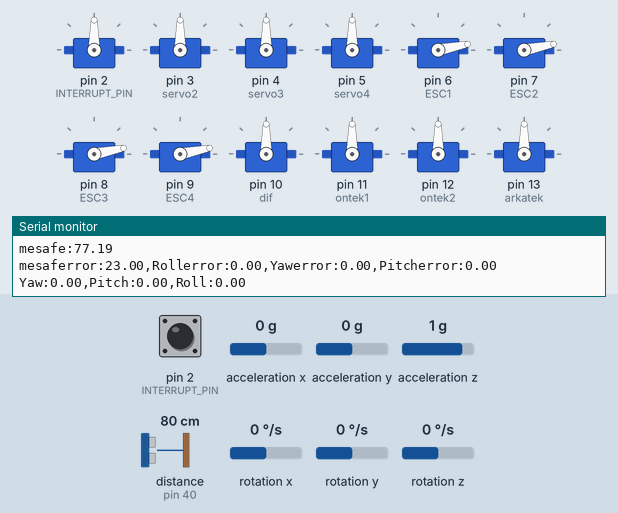
The sketch below on a simulated Arduino Mega 2560, built with avr-gcc and run on an emulated ATmega2560. Parts: 12 × servo, the last lines printed to the serial monitor. The test bench sets the inputs (shaded band); at power-on: acceleration y 0 g, distance to the obstacle (sensor on pin 40) 80 cm, rotation z 0 °/s, acceleration z 1 g, pin 2 (INTERRUPT_PIN) LOW, acceleration x 0 g, rotation x 0 °/s, rotation y 0 °/s. The echo pulse lasts 58.3 µs per cm; the sensor or clock chip raises its interrupt line as the real part does.

Above: at 5.7 s.
5.8 s: acceleration y set to -1.4 g
At 8.6 s:
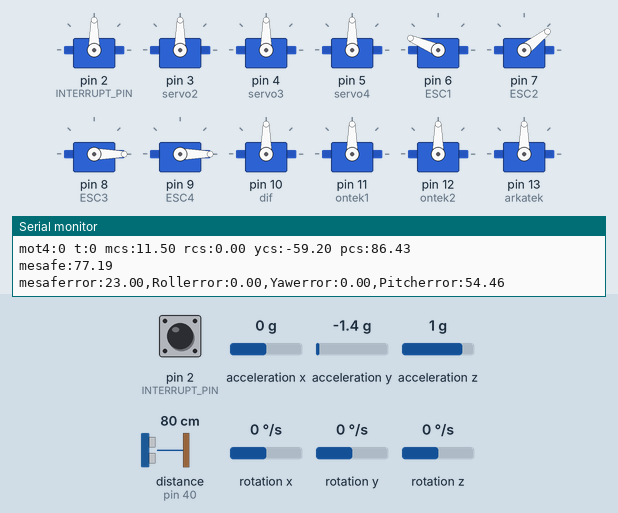
8.8 s: distance to the obstacle (sensor on pin 40) set to 2 cm
At 10.0 s:
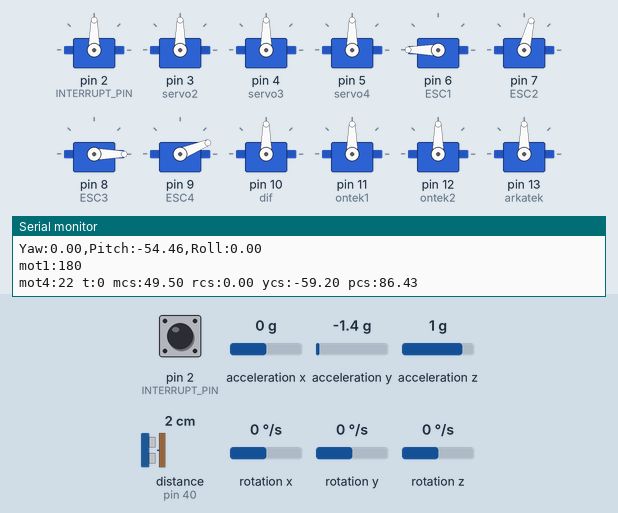
10.7 s: rotation z set to -192 °/s
At 11.15 s:
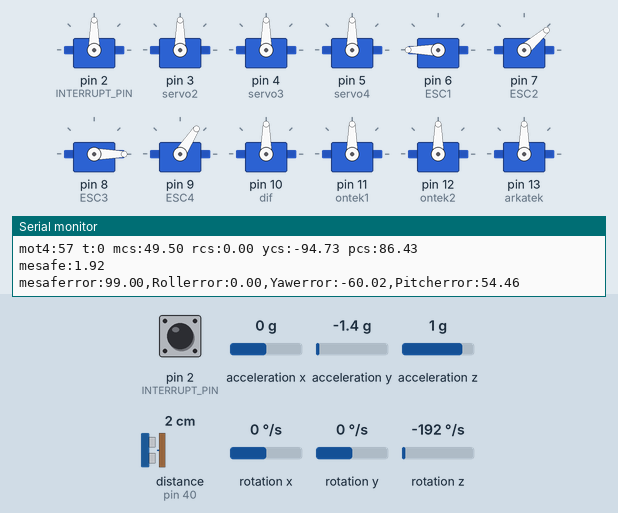
13.7 s: rotation z set to 4 °/s
16.7 s: acceleration z set to -1.4 g
At 17.34 s:
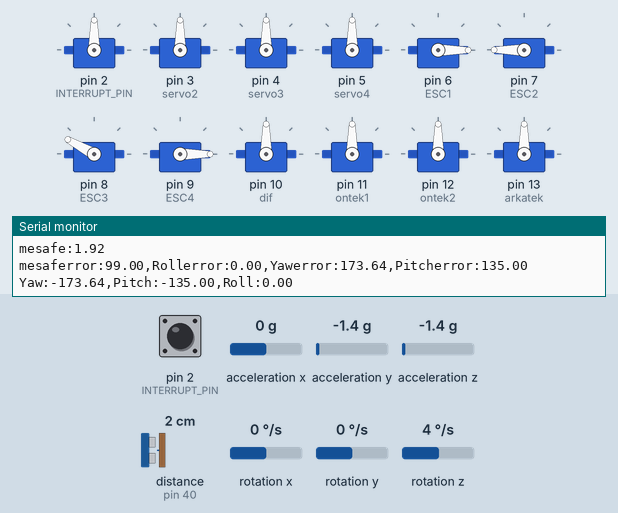
19.7 s: distance to the obstacle (sensor on pin 40) set to 18 cm
Timing chart, 0 to 26.8 s (numbered marks = the images above; inputs shaded):
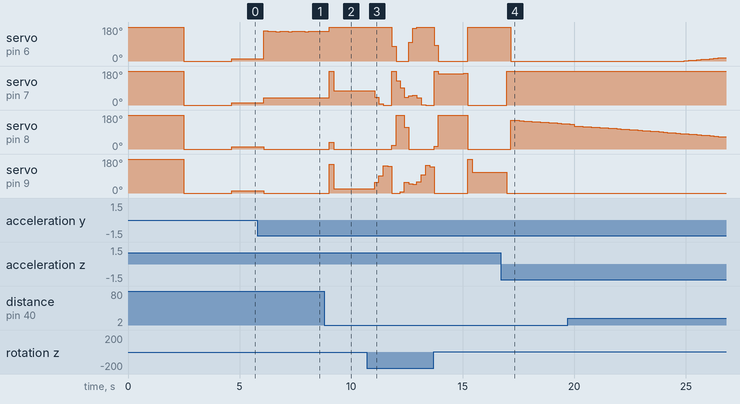

Measured:
- after the input at 5.8 s, servo on pin 6 (ESC1): 11° → 160° after 0.28 s, → 157° 0.18 s later, → 156° 0.37 s later, → 157° 0.18 s later, … (8 changes in this stretch); servo on pin 7 (ESC2): 11° → 38° after 0.28 s; servo on pin 8 (ESC3), servo on pin 9 (ESC4): 11° → 0° after 0.28 s
- after the input at 8.8 s, servo on pin 7 (ESC2): 38° → 180° after 0.23 s, → 76° 0.18 s later; servo on pin 8 (ESC3): 0° → 35° after 0.23 s, → 0° 0.18 s later; servo on pin 9 (ESC4): 0° → 153° after 0.23 s, → 22° 0.18 s later
- after the input at 10.7 s, servo on pin 6 (ESC1): 180° → 79° after 1.1 s, → 0° 0.19 s later, → 100° 0.56 s later, → 173° 0.19 s later, … (5 changes in this stretch); servo on pin 7 (ESC2): 76° → 41° after 0.36 s, → 6° 0.19 s later, → 0° 0.19 s later, → 180° 0.38 s later, … (12 changes in this stretch)
- after the input at 16.7 s, servo on pin 6 (ESC1): 180° → 0° after 0.46 s; servo on pin 7 (ESC2): 0° → 180° after 0.27 s; servo on pin 8 (ESC3): 0° → 151° after 0.46 s, → 150° 0.38 s later, → 148° 0.19 s later, → 146° 0.19 s later, … (13 changes in this stretch)

The sketch:

quadcopter_multi_driver_model5.ino
```cpp
#include<Servo.h>
#include <ArduinoJson.h>
#include "I2Cdev.h"
#include "MPU6050_6Axis_MotionApps20.h"
#include "Wire.h"
#define INTERRUPT_PIN 2
#if I2CDEV_IMPLEMENTATION == I2CDEV_ARDUINO_WIRE
#endif

#define lm35 A8
#define echo 40
#define triq 41
#define KP_mes 0.50
#define KI_mes 0.00
#define KD_mes 200.00
#define KP_roll 0.50
#define KI_roll 0.00
#define KD_roll 200.00
#define KP_pitch 0.50
#define KI_pitch 0.00
#define KD_pitch 200.00
#define KP_yaw 0.50
#define KI_yaw 0.00
#define KD_yaw 200.00
#define IMU_COMMUNICATION_TIMEOUT 700
#define MODE "MODE"
#define THROTTLE "THROTTLE"
#define ROLL "ROLL"
#define PITCH "PITCH"
#define YAW "YAW"
MPU6050 mpu;
Servo ESC1, ESC2, ESC3, ESC4;
Servo servo1, servo2, servo3, servo4;
Servo dif, ontek1, ontek2, arkatek;
Quaternion q;           // [w, x, y, z]         quaternion container
VectorInt16 aa;         // [x, y, z]            accel sensor measurements
VectorInt16 aaReal;     // [x, y, z]            gravity-free accel sensor measurements
VectorInt16 aaWorld;    // [x, y, z]            world-frame accel sensor measurements
VectorFloat gravity;    // [x, y, z]            gravity vector
unsigned long lastmillis=0;
float sicalik_gerilim = 0;
int okunan_degerlm35 = 0;
int state1=3;
float hiz ;
float ypr[3];           // [yaw, pitch, roll]   yaw/pitch/roll container and gravity vector
float euler[3];         // [psi, theta, phi]    Euler angle container
volatile bool mpuInterrupt = false;     // indicates whether MPU interrupt pin has gone high
bool dmpReady = false;  // set true if DMP init was successful
uint8_t mpuIntStatus;   // holds actual interrupt status byte from MPU
uint8_t devStatus;      // return status after each device operation (0 = success, !0 = error)
uint16_t packetSize;    // expected DMP packet size (default is 42 bytes)
uint8_t fifoBuffer[64]; // FIFO storage buffer
int16_t * first_sets;
int16_t * second_sets;
float doluluk;
int okunan_deger =0;
int ArrayKomm[] = {0, 0, 0, 0, 0};
int res_min = 891, res_max = 1977, servo_val1= 0, servo_val2= 90;
long int throttle=0, prevyaw=0, prevpitch=0, prevroll=0, en1=0, en2=0;
float mesafe;
float sure;
float sicalik = 0;
double roll_pid_i, roll_last_error, roll_control_signal;
double pitch_pid_i, pitch_last_error, pitch_control_signal;
double yaw_pid_i, yaw_last_error, yaw_control_signal;
double mes_pid_i, mes_last_error, mes_control_signal;
int motpower1=0, motpower2=0, motpower3=0, motpower4=0;

void mot_calib_setup() {

  pinMode(triq,OUTPUT);
  pinMode(echo,INPUT);

  servo1.attach(2,1000,2000);
  servo2.attach(3,1000,2000);
  servo3.attach(4,1000,2000);
  servo4.attach(5,1000,2000);
  ESC1.attach(6,1000,2000);
  ESC2.attach(7,1000,2000);
  ESC3.attach(8,1000,2000);
  ESC4.attach(9,1000,2000);
  dif.attach(10,1000,2000);
  ontek1.attach(11,1000,2000);
  ontek2.attach(12,1000,2000);
  arkatek.attach(13,1000,2000);
  Serial.println("esc kalibre basladı...");
  ESC1.write(180);
  ESC2.write(180);
  ESC3.write(180);
  ESC4.write(180);
  delay(2000);
  ESC1.write(0);
  ESC2.write(0);
  ESC3.write(0);
  ESC4.write(0);
  Serial.begin(9600);
  while (!Serial)
    continue;


  //nodeMCu üzerinden okunan veri için bekleme süresini
  //arttır(varsayılan=1000)
  Serial.setTimeout(2000);
  delay(2000);

  Serial.println("esc kalibre bitti");
}

JsonDocument parseToJsonDoc(String json){
  // Allocate the JSON document
  JsonDocument doc;

  // Deserialize the JSON document
  DeserializationError error = deserializeJson(doc, json);

  // Test if parsing succeeds.
  if (error) {
    Serial.print(F("deserializeJson() failed: "));
    Serial.println(error.f_str());
  }

  return doc;
}


void resetPidVariablesroll() {
  roll_pid_i = 0;
  roll_last_error = 0;
}

void resetPidVariablesyaw() {
  yaw_pid_i = 0;
  yaw_last_error = 0;
}

void resetPidVariablespitch() {
  pitch_pid_i = 0;
  pitch_last_error = 0;
}

void dmpDataReady() {
  mpuInterrupt = true;
}
unsigned long last_time = 0;
struct Orientation {
  double YawAngle;
  double PitchAngle;
  double RollAngle;
};
struct IMU_Values {
  bool Error;
  bool NewDataAvailable;
  unsigned long DeltaTime;
  struct Orientation CurrentOrientation;
};

void initializeIMU() {
#if I2CDEV_IMPLEMENTATION == I2CDEV_ARDUINO_WIRE
  Wire.begin();
  Wire.setClock(400000);
#elif I2CDEV_IMPLEMENTATION == I2CDEV_BUILTIN_FASTWIRE
  Fastwire::setup(400, true);
#endif

    mpu.initialize();
  pinMode(INTERRUPT_PIN, INPUT);

  if(!mpu.testConnection()){
    Serial.println("*imu test connection failed!");
  }
  devStatus = mpu.dmpInitialize();


  mpu.setXAccelOffset(-964.00000);
  mpu.setYAccelOffset(-2713.00000);
  mpu.setZAccelOffset(1634.00000);
  mpu.setXGyroOffset(30);
  mpu.setYGyroOffset(75.00000);
  mpu.setZGyroOffset(-41.00000);
//-964.00000,	-2713.00000,	1634.00000,	30.00000,	75.00000,	-41.00000
//-1012.00000,  1285.00000, 1322.00000, 76.00000, -36.00000,  14.00000
//-560.00000,  -2681.00000,  1680.00000, 35.00000, 75.00000, -39.00000
//3630.00000,	5986.00000,	9086.00000,	156.00000,	30.00000,	19.00000

  if (devStatus == 0) {
    mpu.setDMPEnabled(true);
    attachInterrupt(digitalPinToInterrupt(INTERRUPT_PIN), dmpDataReady, RISING);
    mpuIntStatus = mpu.getIntStatus();
    dmpReady = true;
    packetSize = mpu.dmpGetFIFOPacketSize();
  }
}

struct IMU_Values GetIMU_Values() {
  struct IMU_Values o;
  o.NewDataAvailable = false;
  if (!dmpReady)
    return o;

  unsigned long current_time = millis();
  unsigned long delta_time = current_time - last_time;

  if (mpu.dmpGetCurrentFIFOPacket(fifoBuffer)) { // Get the Latest packet
    mpu.dmpGetQuaternion(&q, fifoBuffer);
    mpu.dmpGetGravity(&gravity, &q);
    mpu.dmpGetYawPitchRoll(ypr, &q, &gravity);

    o.CurrentOrientation.YawAngle = ypr[0] * 180 / M_PI;
    o.CurrentOrientation.RollAngle = ypr[1] * 180 / M_PI * -1; //-1 for changing rotation
    o.CurrentOrientation.PitchAngle = ypr[2] * 180 / M_PI;
    o.NewDataAvailable = true;
    o.DeltaTime = delta_time;

    if (last_time == 0){
      last_time = current_time;
      o.Error = true;
      return o;
    }
    last_time = current_time;
  }

  if(delta_time > IMU_COMMUNICATION_TIMEOUT){
      o.Error = true;
  }else{
      o.Error = false;
  }

  return o;
}

double getControlSignal(double error, double kp, double ki, double kd, double& pid_i, double& last_error, unsigned long delta_time) {
  double pid_p = error;
  double pid_d = (error - last_error) / delta_time;
  pid_i += error * delta_time;

  double control_signal = (kp*pid_p) + (ki*pid_i) + (kd*pid_d);
  last_error = error;
  return control_signal;
}

int calculateMotorPowers(int irtifa,int uzaklik,int PrRoll, int PrPitch, int PrYaw, struct IMU_Values imu_values) {
  double mesError= irtifa - uzaklik;
  Serial.print("mesaferror:");
  Serial.print(mesError);
  Serial.print(",");
  double rollError = PrRoll - imu_values.CurrentOrientation.RollAngle;
  Serial.print("Rollerror:");
  Serial.print(rollError);
  Serial.print(",");
  double yawError = PrYaw - imu_values.CurrentOrientation.YawAngle;
  Serial.print("Yawerror:");
  Serial.print(yawError);
  Serial.print(",");
  double pitchError = PrPitch - imu_values.CurrentOrientation.PitchAngle;
  Serial.print("Pitcherror:");
  Serial.print(pitchError);
  Serial.println(" ");
  mes_control_signal=  getControlSignal(mesError, KP_mes, KI_mes, KD_mes, mes_pid_i, mes_last_error, sure);
  roll_control_signal = getControlSignal(rollError, KP_roll, KI_roll, KD_roll, roll_pid_i, roll_last_error, imu_values.DeltaTime);
  pitch_control_signal = getControlSignal(pitchError, KP_pitch, KI_pitch, KD_pitch, pitch_pid_i, pitch_last_error, imu_values.DeltaTime);
  yaw_control_signal = getControlSignal(yawError, KP_yaw, KI_yaw, KD_yaw, yaw_pid_i, pitch_last_error, imu_values.DeltaTime);
  Serial.print("Yaw:");
  Serial.print(imu_values.CurrentOrientation.YawAngle);
  Serial.print(",");

  Serial.print("Pitch:");
  Serial.print(imu_values.CurrentOrientation.PitchAngle);
  Serial.print(",");

  Serial.print("Roll:");
  Serial.print(imu_values.CurrentOrientation.RollAngle);
  Serial.println();

  motpower1 = throttle + mes_control_signal - roll_control_signal - yaw_control_signal + pitch_control_signal;
  if(motpower1<0) motpower1=0;
  if(motpower1>180) motpower1=180;
  Serial.print("mot1:");
  Serial.print(motpower1);
  Serial.println(" ");
  motpower2 = throttle + mes_control_signal + roll_control_signal + yaw_control_signal + pitch_control_signal;
  if(motpower2<0) motpower2=0;
  if(motpower2>180) motpower2=180;
  motpower3 = throttle + mes_control_signal - roll_control_signal + yaw_control_signal - pitch_control_signal;
  if(motpower3<0) motpower3=0;
  if(motpower3>180) motpower3=180;
  motpower4 = throttle + mes_control_signal + roll_control_signal - yaw_control_signal - pitch_control_signal;
  if(motpower4<0) motpower4=0;
  if(motpower4>180) motpower4=180;
  Serial.print("mot4:");
  Serial.print(motpower4);
  Serial.print(" ");
  Serial.print("t:");
  Serial.print(throttle);
  Serial.print(" ");
  Serial.print("mcs:");
  Serial.print(mes_control_signal);
  Serial.print(" ");
  Serial.print("rcs:");
  Serial.print(roll_control_signal);
  Serial.print(" ");
  Serial.print("ycs:");
  Serial.print(yaw_control_signal);
  Serial.print(" ");
  Serial.print("pcs:");
  Serial.print(pitch_control_signal);
  Serial.println(" ");
  return motpower1,motpower2,motpower3,motpower4;
}

float mesafe_yer() {

  digitalWrite(triq,LOW);
  delayMicroseconds(2);
  digitalWrite(triq,HIGH);
  delayMicroseconds(10);
  digitalWrite(triq,LOW);
  float x;
  x= sqrt(1 + ( 27 / 273));
  hiz = 10000 / (331 * x);
  sure = pulseIn(echo,HIGH);
  mesafe = sure / hiz  / 2;
  Serial.print("mesafe:");
  Serial.print(mesafe);
  Serial.println(" ");
  return mesafe;
}

void setup(){
  initializeIMU();
  mot_calib_setup();

}

void loop() {
  struct IMU_Values imuValues = GetIMU_Values();
  mesafe_yer();


    if(Serial.available()){

      //wait 2seconds for a string which have escape char '\n'
      //NOTE: if '\n' could not find in 2 seconds, parser will
      //give error since text will not be complete
          String json=Serial.readStringUntil("\n");

          Serial.println("ayrıştırılacak: "+json);
          JsonDocument doc=parseToJsonDoc(json);

          //write parsed json data to Serial monitor
          state1 = doc[MODE];
           throttle = doc[THROTTLE];
           prevroll = doc[ROLL];
           prevpitch = doc[PITCH];
           prevyaw= doc[YAW];
    }


    if(state1==1) {


          if(imuValues.Error || throttle==0 || prevroll==0 || prevpitch==0 || prevyaw==0) {
            Serial.println(imuValues.Error);
            resetPidVariablesroll();
            resetPidVariablespitch();
            resetPidVariablesyaw();
            return;
          }
          calculateMotorPowers(100,mesafe,0,0,0, imuValues);
          ESC1.write(motpower1);
          ESC2.write(motpower2);
          ESC3.write(motpower3);
          ESC4.write(motpower4);
        }
    else if(state1==2) {


    //*************************************************************
        Serial.println("state1==2 girdi1");
        if(imuValues.Error || throttle==0 || prevroll==0 || prevpitch==0 || prevyaw==0) {
          Serial.println(imuValues.Error);
          resetPidVariablesroll();
          resetPidVariablespitch();
          resetPidVariablesyaw();
          return;
        }
        if(imuValues.NewDataAvailable == false){
          Serial.println(imuValues.NewDataAvailable);
          return;
        }
        Serial.println("state1==2 girdi2");
        calculateMotorPowers(100,mesafe,prevroll, prevpitch, prevyaw, imuValues);
        ESC1.write(motpower1);
        ESC2.write(motpower2);
        ESC3.write(motpower3);
        ESC4.write(motpower4);
    }
    else if(state1==3){

    //*************************************************************

        if(imuValues.Error ) {

          Serial.println(imuValues.Error);
          resetPidVariablesroll();
          resetPidVariablespitch();
          resetPidVariablesyaw();
          return;
        }
        if(imuValues.NewDataAvailable == false){
          Serial.println(imuValues.NewDataAvailable);
          return;
        }
        calculateMotorPowers(100,mesafe,0,0,0,imuValues);
        ESC1.write(motpower1);
        ESC2.write(motpower2);
        ESC3.write(motpower3);
        ESC4.write(motpower4);
    }
    else {
      while (mesafe>10) {
        motpower1-=5;
        motpower2-=5;
        motpower3-=5;
        motpower4-=5;
      delay(400);
    }
  }

}
```
